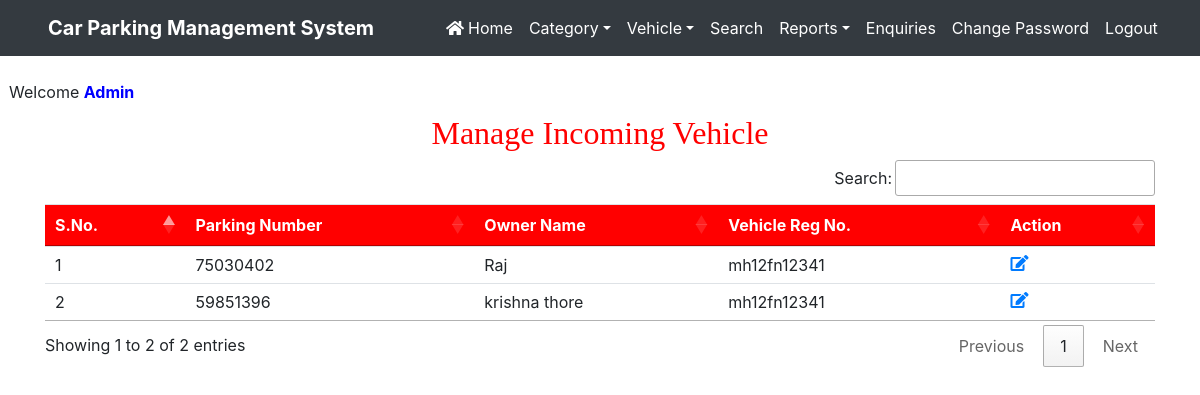
Page /manage_incomingvehicle (signed in) on the committed database.
### vehicle/models.py (models this page shows, shortened)
class Vehicle(models.Model):
    parkingnumber = models.CharField(max_length=20)
    category = models.ForeignKey(Category, on_delete=models.CASCADE)
    vehiclecompany = models.CharField(max_length=50)
    regno = models.CharField(max_length=10)
    ownername = models.CharField(max_length=50)
    ownercontact = models.CharField(max_length=15)
    pdate = models.DateField()
    intime = models.CharField(max_length=50)
    outtime = models.CharField(max_length=50)
    parkingcharge = models.CharField(max_length=50)
    remark = models.CharField(max_length=500)
    status = models.CharField(max_length=20)

### vehicle/views.py (the view)
# urls.py: path('manage_incomingvehicle',manage_incomingvehicle,name='manage_incomingvehicle'),
def manage_incomingvehicle(request):
    if not request.user.is_authenticated:
        return redirect('admin_login')
    vehicle = Vehicle.objects.filter(status="In")
    d = {'vehicle':vehicle}
    return render(request, 'manage_incomingvehicle.html', d)

### vehicle/templates/manage_incomingvehicle.html (shortened to what this page needs)
{% load static %}
<html>
<head>
{% include 'headeradmin.html' %}
  <link rel = stylesheet href="https://cdn.datatables.net/1.10.20/css/jquery.dataTables.min.css">
<link rel = stylesheet href="https://cdn.datatables.net/buttons/1.6.1/css/buttons.dataTables.min.css">
</head>
<body>
{% include 'nav2admin.html' %}
<br> &nbsp;&nbsp;Welcome <b style = 'text-transform : capitalize ; color : blue'>{{request.user.username}}</b>
<div class="container" style = "margin-top:10px">
<h2 class="text-center" style = "font-family : Monotype Corsiva ; color : red">Manage Incoming Vehicle</h2>
<table class='table table-hover' id = example>
<thead style = 'background-color : red ; color : white'>
<tr>
<th>S.No.</th>
<th>Parking Number</th>
<th>Owner Name</th>
    <th>Vehicle Reg No.</th>
    <th>Action</th>
</tr>
</thead>
<tbody>
  {% for i in vehicle %}
<tr>
                  <td>{{forloop.counter}}</td>
                  <td>{{i.parkingnumber}}</td>
                  <td>{{i.ownername}}</td>
                <td>{{i.regno}}</td>
                  <td><a href="{% url 'view_incomingdetail' i.id %}" ><i class="fa fa-edit fa-1x"></i></a></td>
                </tr>
{% endfor %}
</tbody>
</table>
</div>
</body>
</html>

### vehicle/static/css/mystyle.css (style rules this page uses)
html { scroll-behavior:smooth; }

### rows in the picture
Vehicle: parkingnumber "75030402", ownername "Raj", regno "mh12fn12341"
Vehicle: parkingnumber "59851396", ownername "krishna thore", regno "mh12fn12341"

### other values in the picture
{{ request.user.username }} "Admin"
